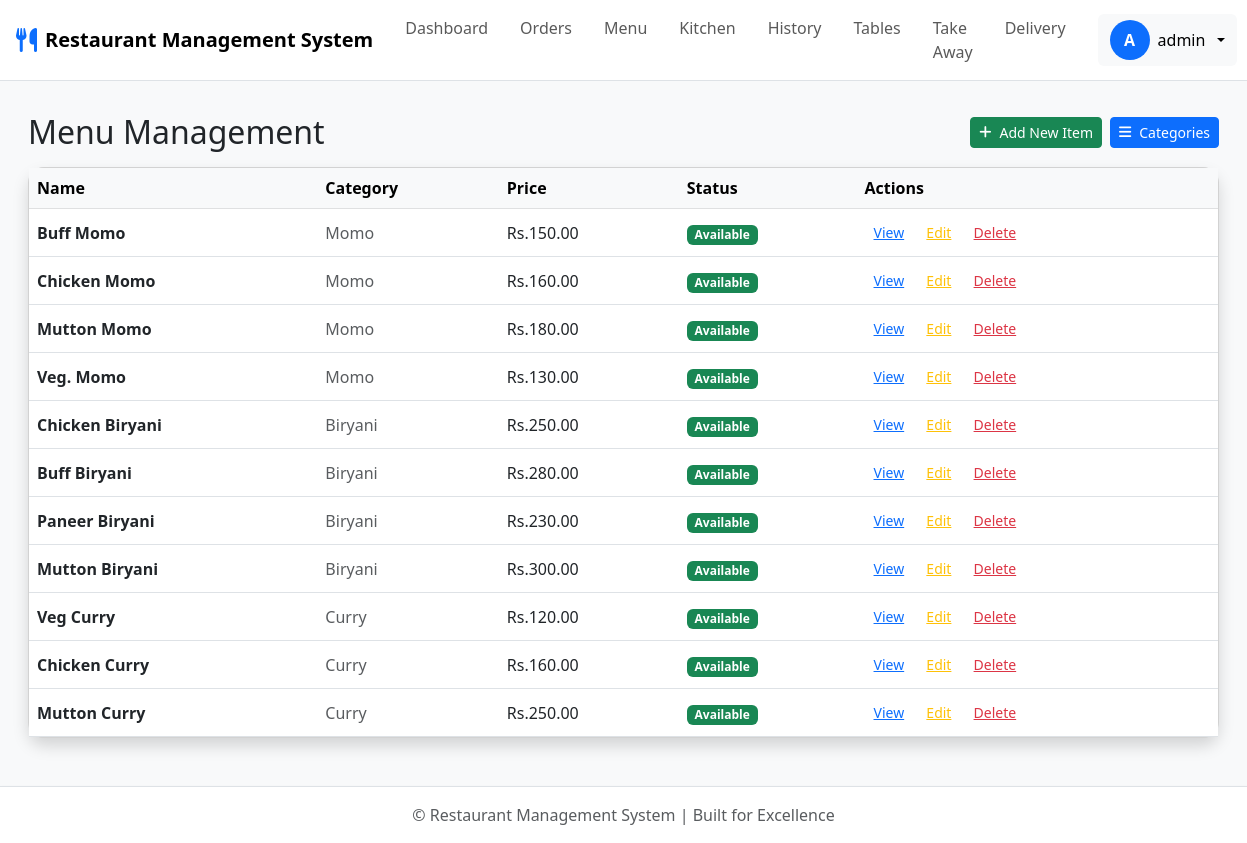
Page /menuitems/ (signed in) on the committed database.
### accounts/models.py (models this page shows)
class User(AbstractUser):
    email = models.EmailField(unique=True)
    role = models.CharField(max_length=50)
    is_active = models.BooleanField(default=True)
    created_at = models.DateTimeField(auto_now_add=True)

### restaurant/models.py (models this page shows, shortened)
class MenuItem(models.Model):
    name = models.CharField(max_length=255)
    description = models.TextField(blank=True)
    price = models.DecimalField(max_digits=10, decimal_places=2)
    category = models.ForeignKey(Category, on_delete=models.CASCADE)
    is_available = models.BooleanField(default=True)
    preparation_area = models.CharField(max_length=100, blank=True)
    image = models.ImageField(upload_to='menu_images/', blank=True)

class Category(models.Model):
    name = models.CharField(max_length=100)
    is_active = models.BooleanField(default=True)

### restaurant/views.py (the view)
# urls.py: path('menuitems/', views.MenuItemListView.as_view(), name='menuitem_list'),
class MenuItemListView(ModuleAccessMixin, ListView):
    module_required = 'menu'
    model = MenuItem
    template_name = 'restaurant/menuitem_list.html'
    context_object_name = 'menu_items'

### accounts/mixins.py (called while the page is built, shortened)
    def dispatch(self, request, *args, **kwargs):
        if not request.user.is_authenticated:
            return redirect('login')
        if request.user.is_superuser:
            return super().dispatch(request, *args, **kwargs)

### accounts/models.py (called while the page is built)
    def has_module_access(self, module_name):
        return self.permissions.filter(module=module_name, is_allowed=True).exists()

    def has_all_permissions(self):
        total_modules = StaffPermission.MODULE_CHOICES.__len__()
        allowed_count = self.permissions.filter(is_allowed=True).count()
        return allowed_count == total_modules

### restaurant/context_processors.py (called while the page is built)
def add_valid_table_id(request):
    valid_table_id = Table.objects.first().id if Table.objects.exists() else None
    return {'valid_table_id': valid_table_id}

### restaurant/templates/restaurant/menuitem_list.html (shortened to what this page needs)
{% extends 'restaurant/base.html' %}
{% load widget_tweaks %}
{% block content %}
<div class="container-fluid mt-3 mb-3">
    <div class="d-flex flex-column flex-md-row justify-content-between align-items-center mb-3 gap-3">
        <h1 class="h2 mb-0">Menu Management</h1>
        <div class="gap-2 d-flex">
            <a href="{% url 'restaurant:menuitem_create' %}" class="btn btn-success btn-sm d-flex align-items-center gap-2">
                <i class="fas fa-plus"></i> Add New Item
            </a>
            <a href="{% url 'restaurant:category_list' %}" class="btn btn-primary btn-sm d-flex align-items-center gap-2">
                <i class="fas fa-bars"></i> Categories
            </a>
        </div>
    </div>
    <div class="card shadow menuitem-list-card">
        <div class="table-responsive">
            <table class="table table-hover mb-0 align-middle">
                <thead class="table-light">
                    <tr>
                        <th>Name</th>
                        <th>Category</th>
                        <th>Price</th>
                        <th>Status</th>
                        <th>Actions</th>
                    </tr>
                </thead>
                <tbody>
                    {% for item in menu_items %}
                    <tr>
                        <td class="fw-semibold">{{ item.name }}</td>
                        <td class="text-muted">{{ item.category.name }}</td>
                        <td>Rs.{{ item.price }}</td>
                        <td>
                            {% if not item.category.is_active %}
                                <span class="badge bg-warning text-dark">INACTIVE CATEGORY</span>
                            {% else %}
                                <span class="badge {% if item.is_available %}bg-success{% else %}bg-danger{% endif %}">
                                    {{ item.is_available|yesno:"Available,Not Available" }}
                                </span>
                            {% endif %}
                        </td>
                        <td>
                            <a href="{% url 'restaurant:menuitem_detail' pk=item.id %}" class="btn btn-link btn-sm text-primary">View</a>
                            <a href="{% url 'restaurant:menuitem_update' pk=item.id %}" class="btn btn-link btn-sm text-warning">Edit</a>
                            <button type="button" class="btn btn-link btn-sm text-danger delete-btn" data-url="{% url 'restaurant:menuitem_delete' pk=item.id %}">Delete</button>
                        </td>
                    </tr>
                    {% endfor %}
                </tbody>
            </table>
        </div>
    </div>
</div>
{% endblock %}

### restaurant/templates/restaurant/base.html (shortened to what this page needs)
{% load static %}
<!DOCTYPE html>
<html lang="en">
<head>
    <link href="https://cdn.jsdelivr.net/npm/bootstrap@5.3.0/dist/css/bootstrap.min.css" rel="stylesheet">
    <link href="https://cdnjs.cloudflare.com/ajax/libs/font-awesome/6.4.0/css/all.min.css" rel="stylesheet">
</head>
<body class="d-flex flex-column min-vh-100 bg-light">
    <nav class="navbar navbar-expand-lg navbar-light bg-white sticky-top border-bottom">
        <div class="container-fluid px-3">
            <a href="{% url 'restaurant:order_list' %}" class="navbar-brand d-flex align-items-center gap-2">
                <i class="fas fa-utensils text-primary" style="font-size: 1.5rem;"></i>
                <span class="fw-bold d-none d-sm-inline">Restaurant Management System</span>
            </a>
            <div class="collapse navbar-collapse" id="navbarNav">
                <div class="navbar-nav ms-auto">
                    {% if user.is_superuser or user_perms.has_dashboard %}
                    <a href="{% url 'home:dashboard' %}" class="nav-link px-3 py-2">Dashboard</a>
                    {% endif %}
                    {% if user.is_superuser or user_perms.has_orders %}
                    <a href="{% url 'restaurant:order_list' %}" class="nav-link px-3 py-2">Orders</a>
                    {% endif %}
                    {% if user.is_superuser or user_perms.has_menu %}
                    <a href="{% url 'restaurant:menuitem_list' %}" class="nav-link px-3 py-2">Menu</a>
                    {% endif %}
                    {% if user.is_superuser or user_perms.has_kitchen %}
                    <a href="{% url 'restaurant:kitchen' %}" class="nav-link px-3 py-2">Kitchen</a>
                    {% endif %}
                    {% if user.is_superuser or user_perms.has_history %}
                    <a href="{% url 'restaurant:transaction_history' %}" class="nav-link px-3 py-2">History</a>
                    {% endif %}
                    {% if user.is_superuser or user_perms.has_tables %}
                    <a href="{% url 'restaurant:table_list' %}" class="nav-link px-3 py-2">Tables</a>
                    {% endif %}
                    {% if user.is_superuser or user_perms.has_takeaway %}
                    <a href="{% url 'restaurant:place_order_takeaway' %}" class="nav-link px-3 py-2">Take Away</a>
                    {% endif %}
                    {% if user.is_superuser or user_perms.has_delivery %}
                    <a href="{% url 'restaurant:place_order_delivery' %}" class="nav-link px-3 py-2">Delivery</a>
                    {% endif %}
                </div>
                <div class="dropdown ms-lg-3">
                    <button id="profileBtn" class="btn btn-light border-0 d-flex align-items-center gap-2 dropdown-toggle" type="button" data-bs-toggle="dropdown">
                        <div class="rounded-circle bg-primary text-white d-flex align-items-center justify-content-center fw-bold" style="width: 40px; height: 40px;">
                            {{ user.username|upper|first }}
                        </div>
                        <span class="d-none d-lg-inline">{{ user.username }}</span>
                    </button>
                </div>
            </div>
        </div>
    </nav>
    <main class="flex-grow-1 py-3">
        <div class="container-fluid px-3">
            {% block content %}{% endblock %}
        </div>
    </main>
    <footer class="bg-white shadow-sm mt-auto border-top">
        <div class="container-fluid px-3 py-3">
            <p class="text-center text-muted mb-0">&copy; {{ current_year }} Restaurant Management System | Built for Excellence</p>
        </div>
    </footer>
</body>
</html>

### restaurant/templates/restaurant/menuitem_list.html (style rules this page uses)
.menuitem-list-card { border-radius: 16px; box-shadow: 0 2px 12px rgba(0,0,0,0.08); margin-bottom: 2rem; }

### rows in the picture
User: username|first "A", username "admin"
MenuItem: name "Buff Momo", category.name "Momo", price "150.00", is_available "Available"
MenuItem: name "Chicken Momo", category.name "Momo", price "160.00", is_available "Available"
MenuItem: name "Mutton Momo", category.name "Momo", price "180.00", is_available "Available"
MenuItem: name "Veg. Momo", category.name "Momo", price "130.00", is_available "Available"
MenuItem: name "Chicken Biryani", category.name "Biryani", price "250.00", is_available "Available"
MenuItem: name "Buff Biryani", category.name "Biryani", price "280.00", is_available "Available"
MenuItem: name "Paneer Biryani", category.name "Biryani", price "230.00", is_available "Available"
MenuItem: name "Mutton Biryani", category.name "Biryani", price "300.00", is_available "Available"
MenuItem: name "Veg Curry", category.name "Curry", price "120.00", is_available "Available"
MenuItem: name "Chicken Curry", category.name "Curry", price "160.00", is_available "Available"
MenuItem: name "Mutton Curry", category.name "Curry", price "250.00", is_available "Available"
